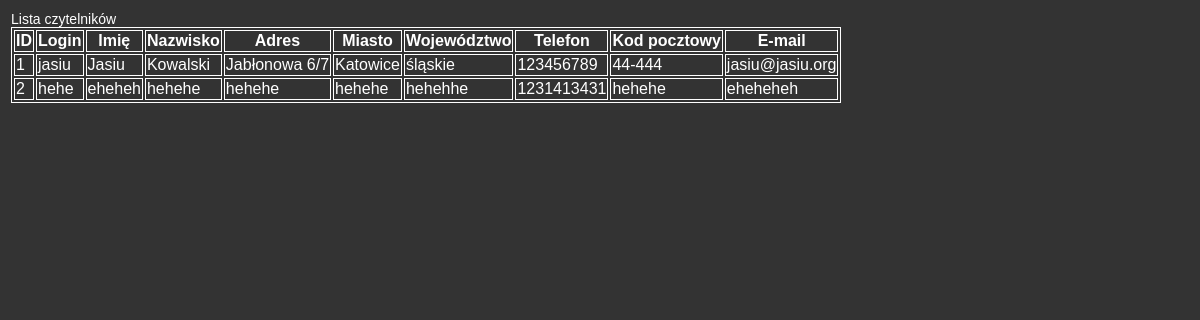
Screenshot of /biblioteka/listReader.php with the database file from the repository.
### tables this page shows
CREATE TABLE `czytelnik` (
  `id_czytelnik` int(11) NOT NULL COMMENT 'Klucz główny przydzielony automatycznie',
  `login` varchar(50) NOT NULL COMMENT 'Nazwa czytelnika potrzeba przy logowaniu.',
  `haslo` varchar(45) NOT NULL COMMENT 'Hasło niezaszyfrowane',
  `imie` varchar(100) NOT NULL COMMENT 'Imię ',
  `nazwisko` varchar(100) NOT NULL COMMENT 'Nazwisko',
  `adres` varchar(200) NOT NULL COMMENT 'Adres zamieszkania np.: ul. Przykład 3/12',
  `miasto` varchar(45) NOT NULL COMMENT 'Miasto',
  `wojewodztwo` varchar(100) NOT NULL COMMENT 'Nazwa województwa',
  `telefon` varchar(50) DEFAULT NULL COMMENT 'Telefony',
  `kod_pocztowy` varchar(45) NOT NULL COMMENT 'Kod pocztowy',
  `email` varchar(100) NOT NULL COMMENT 'Adres e-mail'
);

### biblioteka/listReader.php (the view, shortened to what this page needs)
<html>
<head>
</head>
<body>
<?php
   include("config.php");
      $sql = "SELECT * FROM czytelnik";
      $result = mysqli_query($db,$sql);
	  print "Lista czytelników";
	  print "<table>";
	  print "<tr>";
	  print "<th>ID</th>
			 <th>Login</th>
			 <th>Imię</th>
			 <th>Nazwisko</th>
			 <th>Adres</th>
			 <th>Miasto</th>
			 <th>Województwo</th>
			 <th>Telefon</th>
			 <th>Kod pocztowy</th>
			 <th>E-mail</th>";
	  print "</tr>";
	  while($row = mysqli_fetch_array($result,MYSQLI_ASSOC)) {
		print "<tr>";
		print "<td>";
		print $row['id_czytelnik'];
		print "</td>";
		print "<td>";
		print $row['login'];
		print "</td>";
		print "<td>";
		print $row['imie'];
		print "</td>";
		print "<td>";
		print $row['nazwisko'];
		print "</td>";
		print "<td>";
		print $row['adres'];
		print "</td>";
		print "<td>";
		print $row['miasto'];
		print "</td>";
		print "<td>";
		print $row['wojewodztwo'];
		print "</td>";
		print "<td>";
		print $row['telefon'];
		print "</td>";
		print "<td>";
		print $row['kod_pocztowy'];
		print "</td>";
		print "<td>";
		print $row['email'];
		print "</td>";
		print "</tr>";
	  }
?>
</body>
</html>

### biblioteka/listReader.php (style rules this page uses)
table, th, td { border: 1px solid white; color: #ffffff; }
body { font-family:Arial, Helvetica, sans-serif; font-size:14px; background-color:#333333; color:#FFFFFF; padding:3px; }

### rows the page displays
czytelnik: id_czytelnik "1", login "jasiu", imie "Jasiu", nazwisko "Kowalski", adres "Jabłonowa 6/7", miasto "Katowice", wojewodztwo "śląskie", telefon "123456789", kod_pocztowy "44-444", email "jasiu@jasiu.org"
czytelnik: id_czytelnik "2", login "hehe", imie "eheheh", nazwisko "hehehe", adres "hehehe", miasto "hehehe", wojewodztwo "hehehhe", telefon "1231413431", kod_pocztowy "hehehe", email "eheheheh"
